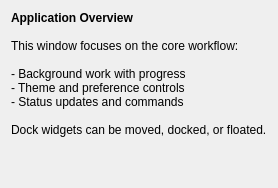
<?xml version="1.0" encoding="UTF-8"?>
<ui version="4.0">
 <class>InformationDockContents</class>
 <widget class="QWidget" name="InformationDockContents">
  <layout class="QVBoxLayout" name="verticalLayout">
   <item>
    <widget class="QLabel" name="infoLabel">
     <property name="text">
      <string>&lt;b&gt;Application Overview&lt;/b&gt;&lt;br&gt;&lt;br&gt;
This window focuses on the core workflow:&lt;br&gt;&lt;br&gt;
- Background work with progress&lt;br&gt;
- Theme and preference controls&lt;br&gt;
- Status updates and commands&lt;br&gt;&lt;br&gt;
Dock widgets can be moved, docked, or floated.</string>
     </property>
     <property name="wordWrap">
      <bool>true</bool>
     </property>
    </widget>
   </item>
   <item>
    <spacer name="verticalSpacer">
     <property name="orientation">
      <enum>Qt::Vertical</enum>
     </property>
     <property name="sizeHint" stdset="0">
      <size>
       <width>20</width>
       <height>40</height>
      </size>
     </property>
    </spacer>
   </item>
  </layout>
 </widget>
 <resources/>
 <connections/>
</ui>
